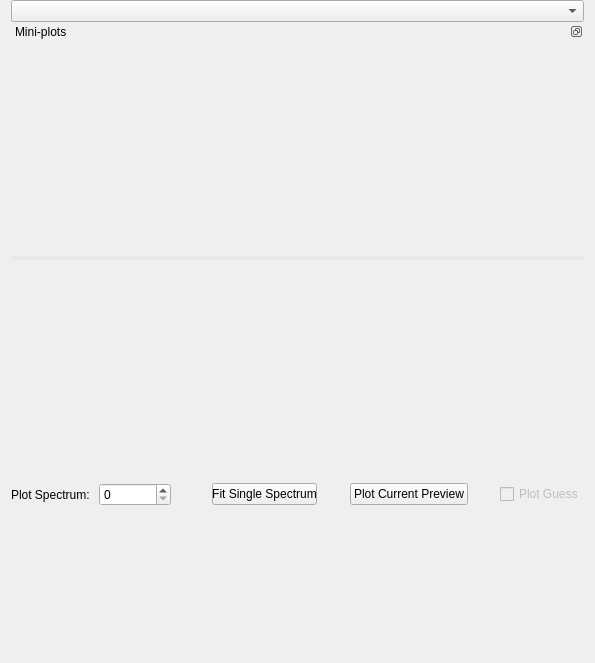
<?xml version="1.0" encoding="UTF-8"?>
<ui version="4.0">
 <class>IndirectFitPreviewPlot</class>
 <widget class="QWidget" name="IndirectFitPreviewPlot">
  <property name="geometry">
   <rect>
    <x>0</x>
    <y>0</y>
    <width>595</width>
    <height>663</height>
   </rect>
  </property>
  <property name="windowTitle">
   <string>Form</string>
  </property>
  <layout class="QVBoxLayout" name="verticalLayout_2" stretch="0,0,0">
   <property name="spacing">
    <number>0</number>
   </property>
   <property name="topMargin">
    <number>0</number>
   </property>
   <item>
    <widget class="QComboBox" name="cbDataSelection"/>
   </item>
   <item>
    <widget class="QDockWidget" name="dwMiniPlots">
     <property name="features">
      <set>QDockWidget::DockWidgetFloatable|QDockWidget::DockWidgetMovable</set>
     </property>
     <property name="allowedAreas">
      <set>Qt::NoDockWidgetArea</set>
     </property>
     <property name="windowTitle">
      <string>Mini-plots</string>
     </property>
     <widget class="QWidget" name="dockWidgetContents_2">
      <layout class="QGridLayout" name="gridLayout">
       <property name="leftMargin">
        <number>0</number>
       </property>
       <property name="topMargin">
        <number>0</number>
       </property>
       <property name="rightMargin">
        <number>0</number>
       </property>
       <property name="bottomMargin">
        <number>0</number>
       </property>
       <item row="0" column="0">
        <widget class="QSplitter" name="splitter">
         <property name="styleSheet">
          <string notr="true">QSplitter::handle { 
background-color: #e8e8e8;
border-radius: 2px;
}</string>
         </property>
         <property name="orientation">
          <enum>Qt::Vertical</enum>
         </property>
         <widget class="MantidQt::MantidWidgets::PreviewPlot" name="ppPlotTop" native="true">
          <property name="sizePolicy">
           <sizepolicy hsizetype="Preferred" vsizetype="Expanding">
            <horstretch>0</horstretch>
            <verstretch>10</verstretch>
           </sizepolicy>
          </property>
          <property name="minimumSize">
           <size>
            <width>0</width>
            <height>125</height>
           </size>
          </property>
          <property name="showLegend" stdset="0">
           <bool>true</bool>
          </property>
          <property name="canvasColour" stdset="0">
           <color>
            <red>255</red>
            <green>255</green>
            <blue>255</blue>
           </color>
          </property>
         </widget>
         <widget class="MantidQt::MantidWidgets::PreviewPlot" name="ppPlotBottom" native="true">
          <property name="sizePolicy">
           <sizepolicy hsizetype="Preferred" vsizetype="Expanding">
            <horstretch>0</horstretch>
            <verstretch>6</verstretch>
           </sizepolicy>
          </property>
          <property name="minimumSize">
           <size>
            <width>0</width>
            <height>75</height>
           </size>
          </property>
          <property name="showLegend" stdset="0">
           <bool>true</bool>
          </property>
          <property name="canvasColour" stdset="0">
           <color>
            <red>255</red>
            <green>255</green>
            <blue>255</blue>
           </color>
          </property>
         </widget>
        </widget>
       </item>
      </layout>
     </widget>
    </widget>
   </item>
   <item>
    <layout class="QHBoxLayout" name="loPlotOptions">
     <item>
      <widget class="QLabel" name="lbPlotSpectrum">
       <property name="text">
        <string>Plot Spectrum:</string>
       </property>
      </widget>
     </item>
     <item>
      <widget class="QStackedWidget" name="swPlotSpectrum">
       <widget class="QWidget" name="pgPlotSpinBox">
        <layout class="QHBoxLayout" name="horizontalLayout_2">
         <item>
          <widget class="QSpinBox" name="spPlotSpectrum"/>
         </item>
        </layout>
       </widget>
       <widget class="QWidget" name="pgPlotCombo">
        <layout class="QHBoxLayout" name="horizontalLayout">
         <item>
          <widget class="QComboBox" name="cbPlotSpectrum"/>
         </item>
        </layout>
       </widget>
      </widget>
     </item>
     <item>
      <spacer name="hspFitSingle">
       <property name="orientation">
        <enum>Qt::Horizontal</enum>
       </property>
       <property name="sizeHint" stdset="0">
        <size>
         <width>40</width>
         <height>20</height>
        </size>
       </property>
      </spacer>
     </item>
     <item>
      <widget class="QPushButton" name="pbFitSingle">
       <property name="minimumSize">
        <size>
         <width>99</width>
         <height>0</height>
        </size>
       </property>
       <property name="text">
        <string>Fit Single Spectrum</string>
       </property>
      </widget>
     </item>
     <item>
      <spacer name="hspPlotPreview">
       <property name="orientation">
        <enum>Qt::Horizontal</enum>
       </property>
       <property name="sizeHint" stdset="0">
        <size>
         <width>40</width>
         <height>20</height>
        </size>
       </property>
      </spacer>
     </item>
     <item>
      <widget class="QPushButton" name="pbPlotPreview">
       <property name="text">
        <string>Plot Current Preview</string>
       </property>
      </widget>
     </item>
     <item>
      <spacer name="hspPlotGuess">
       <property name="orientation">
        <enum>Qt::Horizontal</enum>
       </property>
       <property name="sizeHint" stdset="0">
        <size>
         <width>40</width>
         <height>20</height>
        </size>
       </property>
      </spacer>
     </item>
     <item>
      <widget class="QCheckBox" name="ckPlotGuess">
       <property name="enabled">
        <bool>false</bool>
       </property>
       <property name="text">
        <string>Plot Guess</string>
       </property>
      </widget>
     </item>
    </layout>
   </item>
  </layout>
 </widget>
 <customwidgets>
  <customwidget>
   <class>MantidQt::MantidWidgets::PreviewPlot</class>
   <extends>QWidget</extends>
   <header>MantidQtWidgets/Plotting/PreviewPlot.h</header>
   <container>1</container>
  </customwidget>
 </customwidgets>
 <resources/>
 <connections/>
</ui>
